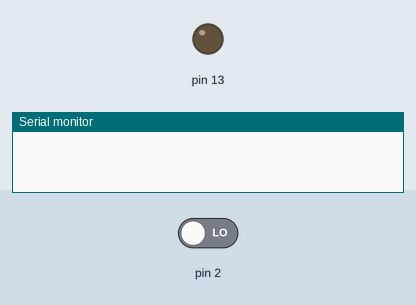
Bench run of a sketch on a simulated Arduino Uno, built with avr-gcc and run on an emulated ATmega328P. Parts: output pins drawn as LEDs (lit = HIGH), the last lines printed to the serial monitor. The inputs (shaded band) are chosen by the test bench; at power-on: pin 2 LOW.

Above: at 1.2 s.
1.3 s: pin 2 driven HIGH
At 1.9 s:
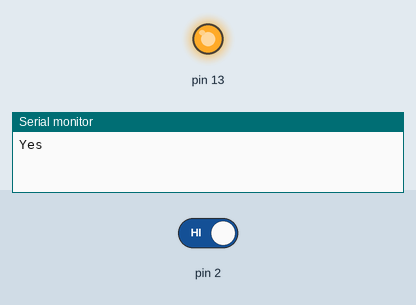
4.3 s: pin 2 driven LOW
At 5.3 s:
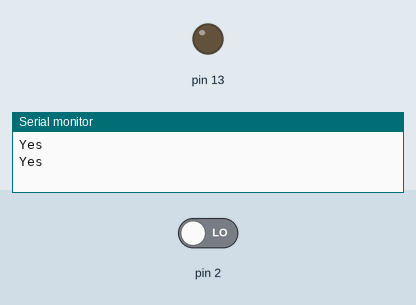
Timing chart, 0 to 7.3 s (numbered marks = the images above; inputs shaded):
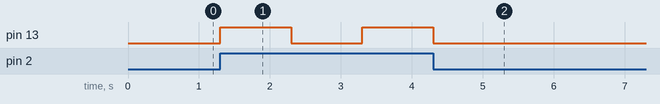

The sketch:

PUSHBUTTON_LED.ino
```cpp
void setup()
{
  Serial.begin(9600);
  pinMode(13, OUTPUT);
  pinMode(2,INPUT);
}

void loop()
{
  //Serial.println("Yes");
  if(digitalRead(2)==HIGH)
  {
    Serial.println("Yes");
    digitalWrite(13,HIGH);
    delay(1000);
    digitalWrite(13,LOW);
    delay(1000);
  }
}
```

Measured:
- after the input at 1.3 s, pin 13: LOW → HIGH at once, → LOW 1.0 s later, → HIGH 1.0 s later
- after the input at 4.3 s, pin 13: goes on until 4.3 s, then stays LOW
